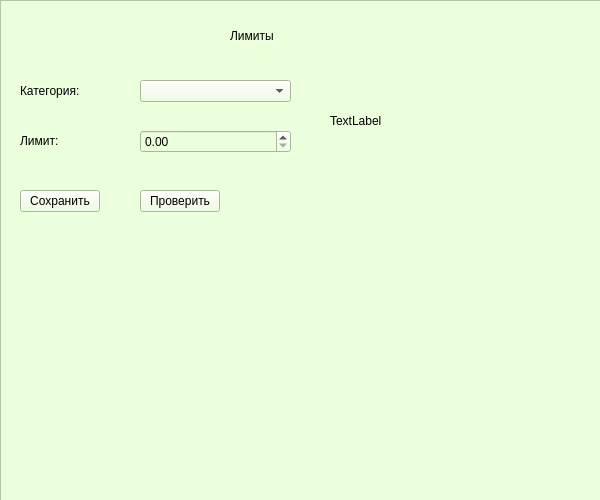
<?xml version="1.0" encoding="UTF-8"?>
<ui version="4.0">
 <class>BudgetLimitsDialog</class>
 <widget class="QDialog" name="BudgetLimitsDialog">
  <property name="geometry">
   <rect>
    <x>0</x>
    <y>0</y>
    <width>600</width>
    <height>500</height>
   </rect>
  </property>
  <property name="windowTitle">
   <string>Dialog</string>
  </property>
  <widget class="QDialogButtonBox" name="buttonBox">
   <property name="geometry">
    <rect>
     <x>240</x>
     <y>460</y>
     <width>341</width>
     <height>32</height>
    </rect>
   </property>
   <property name="orientation">
    <enum>Qt::Horizontal</enum>
   </property>
   <property name="standardButtons">
    <set>QDialogButtonBox::Cancel|QDialogButtonBox::Ok</set>
   </property>
  </widget>
  <widget class="QFrame" name="frame">
   <property name="geometry">
    <rect>
     <x>0</x>
     <y>0</y>
     <width>601</width>
     <height>501</height>
    </rect>
   </property>
   <property name="styleSheet">
    <string notr="true">background-color: #ECFFDC;</string>
   </property>
   <property name="frameShape">
    <enum>QFrame::StyledPanel</enum>
   </property>
   <property name="frameShadow">
    <enum>QFrame::Raised</enum>
   </property>
   <widget class="QLabel" name="label">
    <property name="geometry">
     <rect>
      <x>20</x>
      <y>70</y>
      <width>131</width>
      <height>41</height>
     </rect>
    </property>
    <property name="styleSheet">
     <string notr="true">font: 12pt &quot;Sans Serif&quot;;</string>
    </property>
    <property name="text">
     <string>Категория:</string>
    </property>
   </widget>
   <widget class="QComboBox" name="categoryCombo">
    <property name="geometry">
     <rect>
      <x>140</x>
      <y>80</y>
      <width>151</width>
      <height>22</height>
     </rect>
    </property>
   </widget>
   <widget class="QLabel" name="label_3">
    <property name="geometry">
     <rect>
      <x>20</x>
      <y>120</y>
      <width>131</width>
      <height>41</height>
     </rect>
    </property>
    <property name="styleSheet">
     <string notr="true">font: 12pt &quot;Sans Serif&quot;;</string>
    </property>
    <property name="text">
     <string>Лимит:</string>
    </property>
   </widget>
   <widget class="QDoubleSpinBox" name="limitSpin">
    <property name="geometry">
     <rect>
      <x>140</x>
      <y>130</y>
      <width>151</width>
      <height>23</height>
     </rect>
    </property>
   </widget>
   <widget class="QPushButton" name="saveButton">
    <property name="geometry">
     <rect>
      <x>20</x>
      <y>190</y>
      <width>80</width>
      <height>22</height>
     </rect>
    </property>
    <property name="text">
     <string>Сохранить</string>
    </property>
   </widget>
   <widget class="QPushButton" name="checkButton">
    <property name="geometry">
     <rect>
      <x>140</x>
      <y>190</y>
      <width>80</width>
      <height>22</height>
     </rect>
    </property>
    <property name="text">
     <string>Проверить</string>
    </property>
   </widget>
   <widget class="QLabel" name="label_4">
    <property name="geometry">
     <rect>
      <x>330</x>
      <y>110</y>
      <width>91</width>
      <height>21</height>
     </rect>
    </property>
    <property name="styleSheet">
     <string notr="true">font: 12pt &quot;Sans Serif&quot;;</string>
    </property>
    <property name="text">
     <string>TextLabel</string>
    </property>
   </widget>
   <widget class="QLabel" name="label_2">
    <property name="geometry">
     <rect>
      <x>230</x>
      <y>10</y>
      <width>191</width>
      <height>51</height>
     </rect>
    </property>
    <property name="styleSheet">
     <string notr="true">font: 18pt &quot;Sans Serif&quot;;</string>
    </property>
    <property name="text">
     <string>Лимиты</string>
    </property>
   </widget>
  </widget>
 </widget>
 <resources/>
 <connections/>
</ui>
